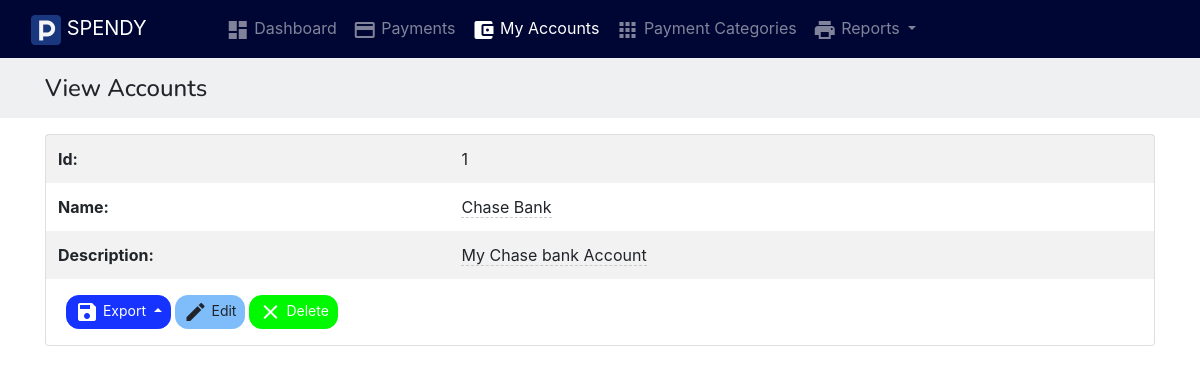
Page /accounts/view/1 on the committed database.
### tables this page shows
CREATE TABLE `accounts` (
  `id` int(11) NOT NULL,
  `name` text NOT NULL,
  `description` text NOT NULL
);

### app/controllers/AccountsController.php (called while the page is built, shortened)
<?php
class AccountsController extends BaseController{
	function __construct(){
		$this->tablename = "accounts";
	}
	function view($rec_id = null, $value = null){
		$db = $this->GetModel();
		$rec_id = $this->rec_id = urldecode($rec_id);
		$tablename = $this->tablename;
		$fields = array("id",
			"name",
			"description");
		if($value){
			$db->where($rec_id, urldecode($value));
		}
		else{
			$db->where("accounts.id", $rec_id);;
		}
		$record = $db->getOne($tablename, $fields );
		return $this->render_view("accounts/view.php", $record);
	}
}

### index.php (called while the page is built, shortened)
<?php
	require(HELPERS_DIR . 'Functions.php');
	require(SYSTEM_DIR . 'BaseView.php');
	$page = new Router;
	$page->init();

### app/models/PDODb.php (called while the page is built, shortened)
<?php
class PDODb
{
    private $connectionParams = array(
        'type' => 'mysql',
        'host' => null,
        'username' => null,
        'password' => null,
        'dbname' => null,
        'port' => null,
        'charset' => null
    );
    private $groupBy = array();
    private $orderBy = array();
    private $params = array();
    private $pdo;
    private $prefix = '';
    private $query = '';
    private $queryOptions = array();
    private $returnType = PDO::FETCH_ASSOC;
    private $useGenerator = false;
    public function __construct($type, $host = null, $username = null, $password = null, $dbname = null, $port = null, $charset = null)
    {
        if (is_array($type)) {
            $this->connectionParams = $type;
        }
		elseif (is_object($type)) {
            $this->pdo = $type;
        }
		else {
            foreach ($this->connectionParams as $key => $param) {
                if (isset($$key) && !is_null($$key)) {
                    $this->connectionParams[$key] = $$key;
                }
            }
        }
    }
    public function connect()
    {
		$dbType = strtolower($this->connectionParams['type']);
		if($dbType == 'sqlite'){
			$this->fieldQuote = '"';
			$connectionString = 'sqlite:'.$this->connectionParams['dbname'];
			$this->pdo = new PDO($connectionString);
		}
		else{
			$connectionString = $this->connectionParams['type'].':';
			$connectionParams = ['host', 'dbname', 'port'];
			foreach ($connectionParams as $connectionParam) {
				if (!empty($this->connectionParams[$connectionParam])) {
					$connectionString .= $connectionParam.'='.$this->connectionParams[$connectionParam].';';
				}
			}
			$connectionString = rtrim($connectionString, ';');
			$options = array(
				PDO::ATTR_ERRMODE => PDO::ERRMODE_EXCEPTION,
				PDO::ATTR_PERSISTENT => false
			);
			$this->pdo = new PDO($connectionString, $this->connectionParams['username'], $this->connectionParams['password'], $options);
			$charset = $this->connectionParams['charset'];
			if(!empty($charset)){
				$this->pdo->query("SET NAMES '$charset'");
			}
		}
    }
    private function buildCondition($operator, $conditions)
    {
        if (empty($conditions)) {
            return;
        }
        $this->query .= ' '.$operator;
        foreach ($conditions as $cond) {
            list ($concat, $varName, $operator, $val) = $cond;
            $this->query .= " ".$concat." ".$varName;
            switch (strtolower($operator)) {
                default:
                    if (is_array($val)) {
                        $this->params = array_merge($this->params, $val);
                    } elseif ($val === null) {
                        $this->query .= ' '.$operator." NULL";
                    } elseif ($val != 'DBNULL' || $val == '0') {
                        $this->query .= $this->buildPair($operator, $val);
                    }
            }
        }
    }
    protected function buildGroupBy()
    {
        if (empty($this->groupBy)) {
            return;
        }
        $this->query .= " GROUP BY ";
        $this->query = rtrim($this->query, ', ')." ";
    }
    private function buildLimit($numRows)
    {
		$dbType = $this->connectionParams['type'];
		if($dbType == 'sqlsrv'){
			if (is_array($numRows)) {
				$limit = $numRows[1];
				$offset = intval($numRows[0]);
				$orderby = null;
				if(empty($this->orderBy)){
					$orderby = " ORDER BY(SELECT NULL)";
				}
				$this->query .= "$orderby OFFSET $offset ROWS FETCH NEXT $limit ROWS ONLY";
			}
		}
		else{
			if (is_array($numRows)) {
				$this->query .= ' LIMIT '.(int) $numRows[1].' OFFSET '.(int) $numRows[0];
			}
			else {
				$this->query .= ' LIMIT '.(int) $numRows;
			}
		}
	}
    private function buildOrderBy()
    {
        if (empty($this->orderBy)) {
            return;
        }
        $this->query .= " ORDER BY ";
        $this->query = rtrim($this->query, ', ')." ";
    }
    private function buildPair($operator, $value)
    {
        if (!is_object($value)) {
            $this->params[] = $value;
            return ' '.$operator.' ? ';
        }
        $subQuery = $value->getSubQuery();
        return " ".$operator." (".$subQuery['query'].") ".$subQuery['alias'];
    }
    private function buildQuery($numRows, $tableData = null)
    {
		$this->params = [];
        return $this->prepare();
    }
    private function buildResult($stmt)
    {
		if ($stmt->columnCount () == 0){
			return $stmt->rowCount();
		}
		else{
			if ($this->useGenerator) {
				return $this->buildResultGenerator($stmt);
			}
			else {
				return $stmt->fetchAll($this->returnType);
			}
		}
    }
    private function determineType($item)
    {
        switch (gettype($item)) {
            case 'string':
                return PDO::PARAM_STR;
        }
    }
    private function getTableName($tableName)
    {
        return strpos($tableName, '.') !== false ? $tableName : $this->prefix.$tableName;
    }
    public function get($tableName, $numRows = null, $columns = '*')
    {
        $column = is_array($columns) ? implode(', ', $columns) : $columns;
		$dbType = $this->connectionParams['type'];
		$queryOptions = implode(' ', $this->queryOptions);
		$sqlsrvTop = "";
        $this->query = "SELECT $queryOptions $sqlsrvTop $column FROM " . $this->getTableName($tableName);
		$stmt = $this->buildQuery($numRows);
        $stmt->execute();
        $result = $this->buildResult($stmt);
        return $result;
    }
    public function getOne($tableName, $columns = '*')
    {
        $result = $this->get($tableName, 1, $columns);
        if ($this->useGenerator) {
            return $result->current() ? $result->current() : false;
        } else {
            return $result ? $result[0] : false;
        }
    }
    public function pdo()
    {
        if (!$this->pdo) {
            $this->connect();
        }
        return $this->pdo;
    }
    private function prepare()
    {
		$query = $this->query;
        $stmt = $this->pdo()->prepare($query);
        foreach ($this->params as $key => $value) {
            $stmt->bindValue(is_int($key) ? $key + 1 : ':'.$key, $value, $this->determineType($value));
        }
        return $stmt;
    }
    private function reset()
    {
        $this->groupBy         = [];
        $this->orderBy         = [];
        $this->params          = [];
        $this->query           = '';
        $this->queryOptions    = [];
    }
}

### app/views/partials/accounts/view.php (the view, shortened to what this page needs)
<?php
$page_element_id = "view-page-" . random_str();
$current_page = $this->set_current_page_link();
$data = $this->view_data;
$show_header = $this->show_header;
?>
<section class="page" id="<?php echo $page_element_id; ?>" data-page-type="view"  data-display-type="table" data-page-url="<?php print_link($current_page); ?>">
    <?php
    if( $show_header == true ){
    ?>
    <div  class="bg-light p-3 mb-3">
        <div class="container">
            <div class="row ">
                <div class="col ">
                    <h4 class="record-title">View  Accounts</h4>
                </div>
            </div>
        </div>
    </div>
    <?php
    }
    ?>
    <div  class="">
        <div class="container">
            <div class="row ">
                <div class="col-md-12 comp-grid">
                    <div  class="card animated fadeIn page-content">
                        <?php
                        if(!empty($data)){
                        $rec_id = (!empty($data['id']) ? urlencode($data['id']) : null);
                        ?>
                        <div id="page-report-body" class="">
                            <table class="table table-hover table-borderless table-striped">
                                <tbody class="page-data" id="page-data-<?php echo $page_element_id; ?>">
                                    <tr  class="td-id">
                                        <th class="title"> Id: </th>
                                        <td class="value"> <?php echo $data['id']; ?></td>
                                    </tr>
                                    <tr  class="td-name">
                                        <th class="title"> Name: </th>
                                        <td class="value">
                                            <span  data-value="<?php echo $data['name']; ?>"
                                                data-pk="<?php echo $data['id'] ?>"
                                                data-url="<?php print_link("accounts/editfield/" . urlencode($data['id'])); ?>"
                                                data-name="name"
                                                data-title="Enter Name"
                                                data-placement="left"
                                                data-toggle="click"
                                                data-type="text"
                                                data-mode="popover"
                                                data-showbuttons="left"
                                                class="is-editable" >
                                                <?php echo $data['name']; ?>
                                            </span>
                                        </td>
                                    </tr>
                                    <tr  class="td-description">
                                        <th class="title"> Description: </th>
                                        <td class="value">
                                            <span  data-pk="<?php echo $data['id'] ?>"
                                                data-url="<?php print_link("accounts/editfield/" . urlencode($data['id'])); ?>"
                                                data-name="description"
                                                data-title="Enter Description"
                                                data-placement="left"
                                                data-toggle="click"
                                                data-type="textarea"
                                                data-mode="popover"
                                                data-showbuttons="left"
                                                class="is-editable" >
                                                <?php echo $data['description']; ?>
                                            </span>
                                        </td>
                                    </tr>
                                </tbody>
                            </table>
                        </div>
                        <div class="p-3 d-flex">
                            <div class="dropup export-btn-holder mx-1">
                                <button class="btn btn-sm btn-primary dropdown-toggle" type="button" data-toggle="dropdown" aria-haspopup="true" aria-expanded="false">
                                    <i class="material-icons">save</i> Export
                                </button>
                                                </div>
                                                <a class="btn btn-sm btn-info"  href="<?php print_link("accounts/edit/$rec_id"); ?>">
                                                    <i class="material-icons">edit</i> Edit
                                                </a>
                                                <a class="btn btn-sm btn-danger record-delete-btn mx-1"  href="" data-prompt-msg="Are you sure you want to delete this record?" data-display-style="modal">
                                                    <i class="material-icons">clear</i> Delete
                                                </a>
                                            </div>
                                            <?php
                                            }
                                            ?>
                                        </div>
                                    </div>
                                </div>
                            </div>
                        </div>
                    </section>

### assets/css/custom-style.css (style rules this page uses)
body { margin: 0; padding: 0; overflow-x: hidden; }
td, th { position:relative; }
td .is-editable { border-bottom:none; border-bottom: 1px dashed #ccc; }
.dropdown-toggle:after { transition: 0.5s; }
.table tr td { vertical-align: middle !important; }
.table { margin-bottom: 0; }
.table-borderless tbody tr td, .table-borderless tbody tr th, .table-borderless thead tr th { border: none; }
h1, h2, h3, h4, h5 { margin: 0; padding: 0; }
body { padding-top:50px; }

### rows in the picture
accounts: id "1", name "Chase Bank", description "My Chase bank Account"

### other values in the picture
SITE_NAME "SPENDY"
$menuobj['label'] "Dashboard"
$menuobj['label'] "Payments"
$menuobj['label'] "My Accounts"
$menuobj['label'] "Payment Categories"
$menuobj['label'] "Reports"
